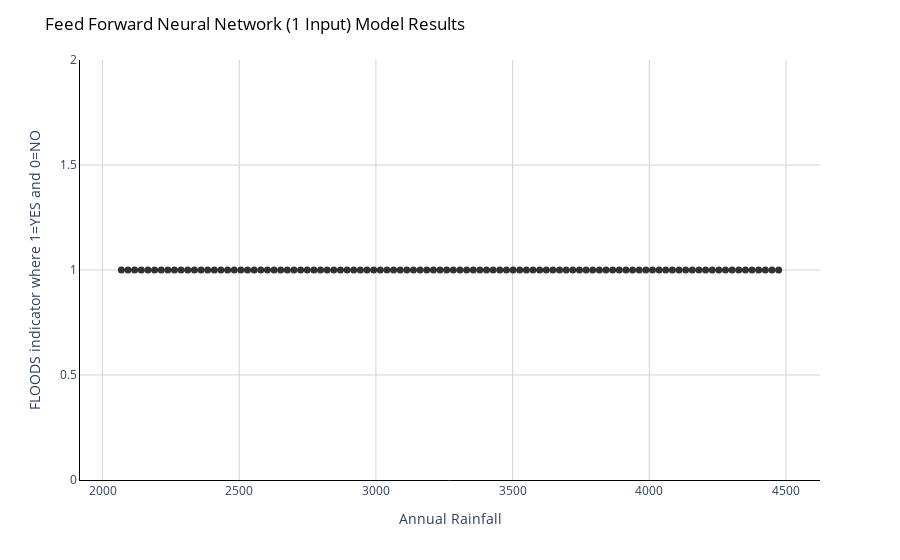

This figure's notebook cell:
### Code cell
X_range = np.linspace(X.min(), X.max(), 100)
y_predicted = model.predict(X_range.reshape(-1, 1))

# Create a scatter plot
fig = px.scatter(x=X_range.ravel(), y=y_predicted.ravel(), 
                 opacity=0.8, color_discrete_sequence=['black'],
                 labels=dict(x="Annual Rainfall", y="FLOODS indicator where 1=YES and 0=NO",))

# Change chart background color
fig.update_layout(dict(plot_bgcolor = 'white'))

# Update axes lines
fig.update_xaxes(showgrid=True, gridwidth=1, gridcolor='lightgrey', 
                 zeroline=True, zerolinewidth=1, zerolinecolor='lightgrey', 
                 showline=True, linewidth=1, linecolor='black')

fig.update_yaxes(showgrid=True, gridwidth=1, gridcolor='lightgrey', 
                 zeroline=True, zerolinewidth=1, zerolinecolor='lightgrey', 
                 showline=True, linewidth=1, linecolor='black')

# Set figure title
fig.update_layout(title=dict(text="Feed Forward Neural Network (1 Input) Model Results", 
                             font=dict(color='black')))
# Update marker size
fig.update_traces(marker=dict(size=7))

fig.show()

### Figure 1 — Plotly figure (JSON) as saved in the notebook; plotly's stock layout.template omitted (floating-point values rounded to 4 significant figures)
{"data": [{"hovertemplate": "Annual Rainfall=%{x}<br>FLOODS indicator where 1=YES and 0=NO=%{y}<extra></extra>", "legendgroup": "", "marker": {"color": "black", "opacity": 0.8, "size": 7, "symbol": "circle"}, "mode": "markers", "name": "", "orientation": "v", "showlegend": false, "type": "scatter", "x": [2069.0, 2093.0, 2117.0, 2142.0, 2166.0, 2190.0, 2215.0, 2239.0, 2263.0, 2287.0, 2312.0, 2336.0, 2360.0, 2385.0, 2409.0, 2433.0, 2457.0, 2482.0, 2506.0, 2530.0, 2554.0, 2579.0, 2603.0, 2627.0, 2652.0, 2676.0, 2700.0, 2724.0, 2749.0, 2773.0, 2797.0, 2822.0, 2846.0, 2870.0, 2894.0, 2919.0, 2943.0, 2967.0, 2992.0, 3016.0, 3040.0, 3064.0, 3089.0, 3113.0, 3137.0, 3162.0, 3186.0, 3210.0, 3234.0, 3259.0, 3283.0, 3307.0, 3332.0, 3356.0, 3380.0, 3404.0, 3429.0, 3453.0, 3477.0, 3502.0, 3526.0, 3550.0, 3574.0, 3599.0, 3623.0, 3647.0, 3672.0, 3696.0, 3720.0, 3744.0, 3769.0, 3793.0, 3817.0, 3842.0, 3866.0, 3890.0, 3914.0, 3939.0, 3963.0, 3987.0, 4012.0, 4036.0, 4060.0, 4084.0, 4109.0, 4133.0, 4157.0, 4182.0, 4206.0, 4230.0, 4254.0, 4279.0, 4303.0, 4327.0, 4352.0, 4376.0, 4400.0, 4424.0, 4449.0, 4473], "xaxis": "x", "y": [1, 1, 1, 1, 1, 1, 1, 1, 1, 1, 1, 1, 1, 1, 1, 1, 1, 1, 1, 1, 1, 1, 1, 1, 1, 1, 1, 1, 1, 1, 1, 1, 1, 1, 1, 1, 1, 1, 1, 1, 1, 1, 1, 1, 1, 1, 1, 1, 1, 1, 1, 1, 1, 1, 1, 1, 1, 1, 1, 1, 1, 1, 1, 1, 1, 1, 1, 1, 1, 1, 1, 1, 1, 1, 1, 1, 1, 1, 1, 1, 1, 1, 1, 1, 1, 1, 1, 1, 1, 1, 1, 1, 1, 1, 1, 1, 1, 1, 1, 1], "yaxis": "y"}], "layout": {"legend": {"tracegroupgap": 0}, "margin": {"t": 60}, "plot_bgcolor": "white", "title": {"font": {"color": "black"}, "text": "Feed Forward Neural Network (1 Input) Model Results"}, "xaxis": {"anchor": "y", "domain": [0, 1], "gridcolor": "lightgrey", "gridwidth": 1, "linecolor": "black", "linewidth": 1, "showgrid": true, "showline": true, "title": {"text": "Annual Rainfall"}, "zeroline": true, "zerolinecolor": "lightgrey", "zerolinewidth": 1}, "yaxis": {"anchor": "x", "domain": [0, 1], "gridcolor": "lightgrey", "gridwidth": 1, "linecolor": "black", "linewidth": 1, "showgrid": true, "showline": true, "title": {"text": "FLOODS indicator where 1=YES and 0=NO"}, "zeroline": true, "zerolinecolor": "lightgrey", "zerolinewidth": 1}}}
